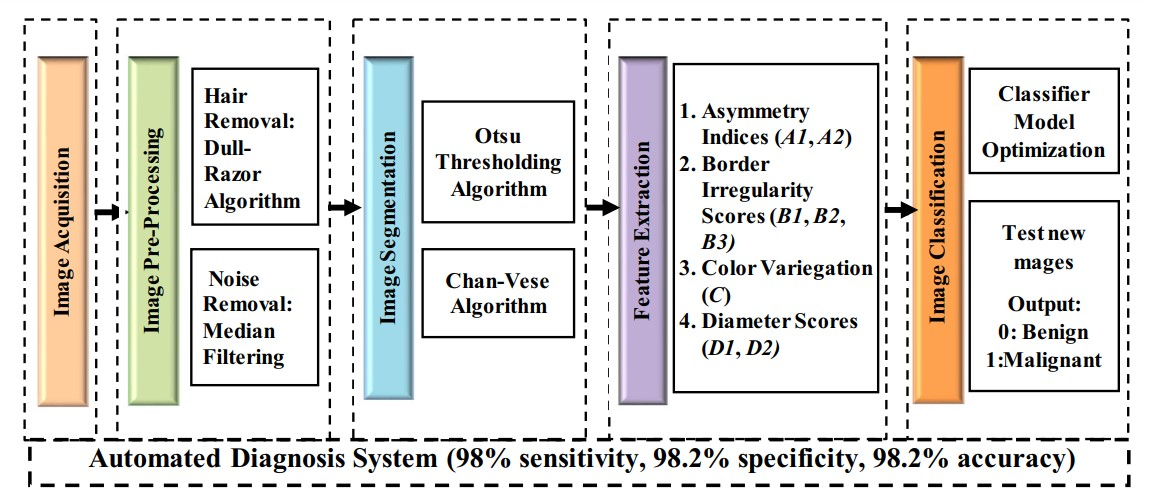
#> input picture pipeLine.jpg, 1150 x 503 px
$ python -i graphicFunctions.py   (imports and definitions only)
#> lines starting #> are read from the running program, lines starting #| are printed output that depends on the picture; after the words box and inside, x2 and y2 are one past the last pixel; in counts of white or black regions, pixels touching at a corner belong together
"""
----------------------------------------------------------------------------------------------------------------------------------------------
--------------------------------------------------- Librerias necesarias ---------------------------------------------------------------------
----------------------------------------------------------------------------------------------------------------------------------------------
"""
import cv2
import numpy as np
import random as rng
import math
import csv
import pandas as pd

"""
----------------------------------------------------------------------------------------------------------------------------------------------
--------------------------------------------------- Definición de funciones ------------------------------------------------------------------
----------------------------------------------------------------------------------------------------------------------------------------------
"""


"""---------- BoundigBox de los objetos -------------------"""
# [7 lines left out: function brect, not called in this run]


"""---------- Área de los objetos -------------------"""
# [7 lines left out: function area, not called in this run]


"""---------- ConvexHull de los objetos -------------------"""
# [14 lines left out: function convex_hull, not called in this run]


"""---------- Área convexa de los objetos -------------------"""
def convex_area(imagen):
    img = convex_image(imagen.copy())                         #Se determina la imagen convexa de todos los objetos
    img = cv2.cvtColor(img, cv2.COLOR_BGR2GRAY)               #Se pasa a escala de grises
    _, _, stats, _ = cv2.connectedComponentsWithStats(img)    #Se hallan las estadísticas de los objetos
    stats = np.delete(stats, 0, 0)                            #Se elimina las estadisticas del primer label que es el fondo
    img = cv2.cvtColor(img, cv2.COLOR_GRAY2BGR)               #Se pasa a RGB para dibujar la estadistica en un color diferenciador
    for i in stats:                                           #Stats contiene: Leftmost (x), Topmost(y), Width, Height y área(pixeles) de cada objeto
      cv2.rectangle(img, (int(i[0]), int(i[1]) - 15), (int(i[0] + len(str(i[4])) * 9), int(i[1]) + 5), (178, 114, 45),cv2.FILLED)
      cv2.putText(img, str(i[4]), (int(i[0]), int(i[1])), 5, 0.7, (255, 255, 255))

    return img


"""---------- Imágen convexa de los objetos -------------------"""
def convex_image(imagen):
    img = imagen.copy()
    contours, _ = cv2.findContours(img, cv2.RETR_EXTERNAL, cv2.CHAIN_APPROX_NONE)  #Se buscan los contornos externos en la imagen binarizada
    hull_list = []
    for i in range(len(contours)):
      hull = cv2.convexHull(contours[i])                            #Se calculan los contornos convexos de cada objeto
      hull_list.append(hull)                                        #Se anexa a la lista
    cv2.drawContours(img, hull_list,-1,(255,0), cv2.FILLED)         #Se grafican todos los contornos convexos rellenados por dentro (cv2.FILLED=-1)
    img = cv2.cvtColor(img, cv2.COLOR_GRAY2BGR)                     #Se pasa a RGB para poder ser mostrado en un QLabel

    return img


"""---------- Perímetro de los objetos -------------------"""
# [17 lines left out: function perim, not called in this run]


"""---------- Elipse aproximada para cada objeto -------------------"""
# [8 lines left out: function ellips, not called in this run]


"""---------- Excentricidad de cada objeto -------------------"""
# [12 lines left out: function eccent, not called in this run]


"""---------- Diámetro equivalente de cada objeto -------------------"""
# [8 lines left out: function equivD, not called in this run]


"""---------- Lista de pixeles con valor mayor a cero en toda la imágen -------------------"""
# [9 lines left out: function pixelList, not called in this run]


"""---------- Lista de pixeles de cada objeto -------------------"""
# [19 lines left out: function pixelIdxList, not called in this run]

>>> import cv2
>>> picture = cv2.imread('../pipeLine.jpg', cv2.IMREAD_GRAYSCALE)
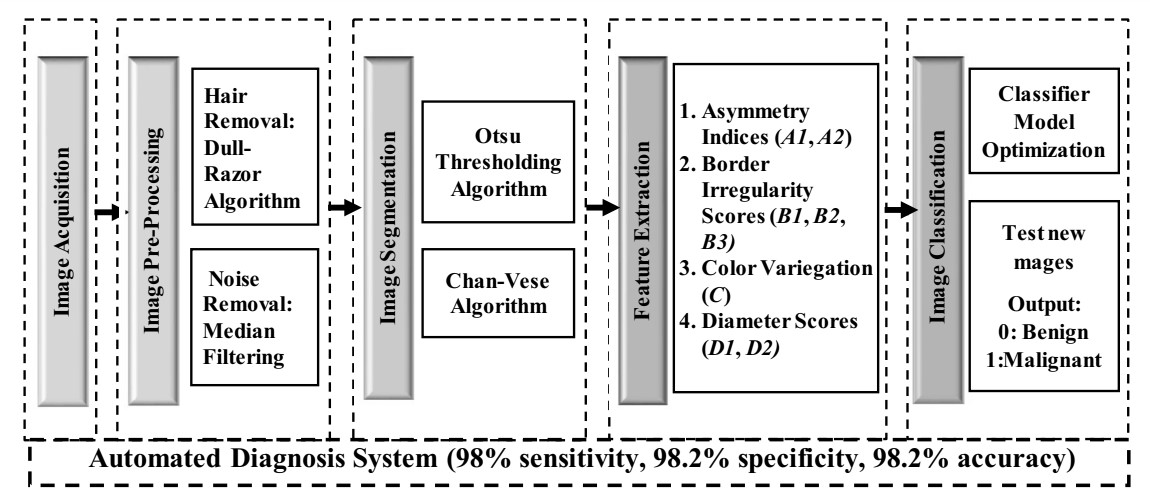
#> picture: shape (503, 1150); min 0, max 255, mean 223.3
>>> result = convex_area(picture)
#> in convex_image, `contours, _ = cv2.findContours(img, cv2.RETR_EXTERNAL, cv2.CHAIN_APPRO..`: contours = 1 contour; box (x1, y1, x2, y2) and area: (0, 0, 1150, 503) 576798
#> the loop in convex_image, `for i in range(len(contours)):` made 1 pass
#> hull on pass 1: [[1149, 0], [1149, 502], [0, 502], [0, 0]]
#> after the loop in convex_image, `for i in range(len(contours)):`: hull_list = [[[1149, 0], [1149, 502], [0, 502], [0, 0]]]
#> in convex_image, `cv2.drawContours(img, hull_list,-1,(255,0), cv2.FILLED)`: img: shape (503, 1150); every value is 255
#> in convex_image, `img = cv2.cvtColor(img, cv2.COLOR_GRAY2BGR)`: img: shape (503, 1150, 3); every value is 255
#> in convex_area, `_, _, stats, _ = cv2.connectedComponentsWithStats(img)`: stats = [[-1, 2147483647, 0, 0, 0], [0, 0, 1150, 503, 578450]]
#> in convex_area, `stats = np.delete(stats, 0, 0)`: stats = [[0, 0, 1150, 503, 578450]]
#> the loop in convex_area, `for i in stats:` made 1 pass
#> after the loop in convex_area, `for i in stats:`:
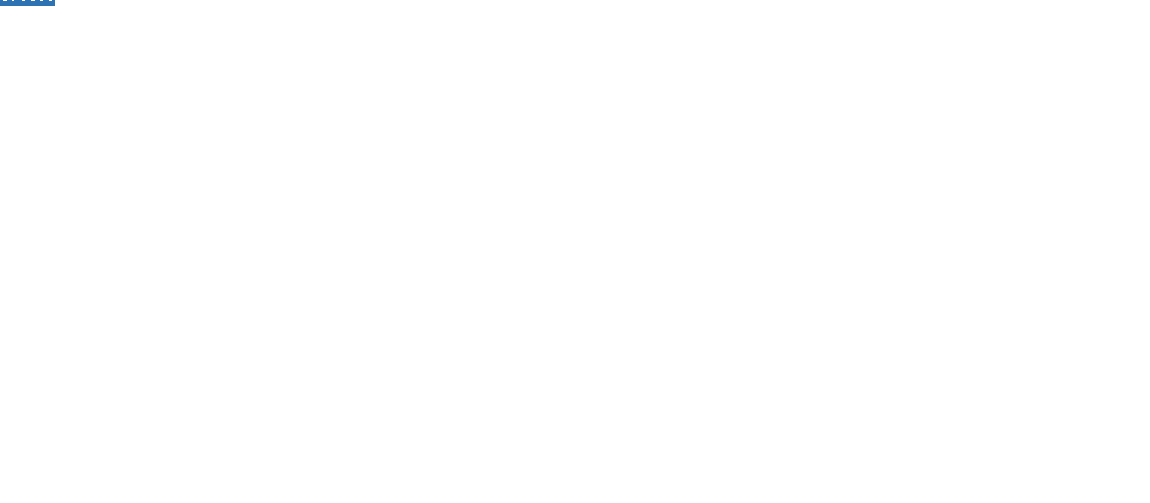
#> img: shape (503, 1150, 3); mean B, G, R 255, 254.9, 254.9
